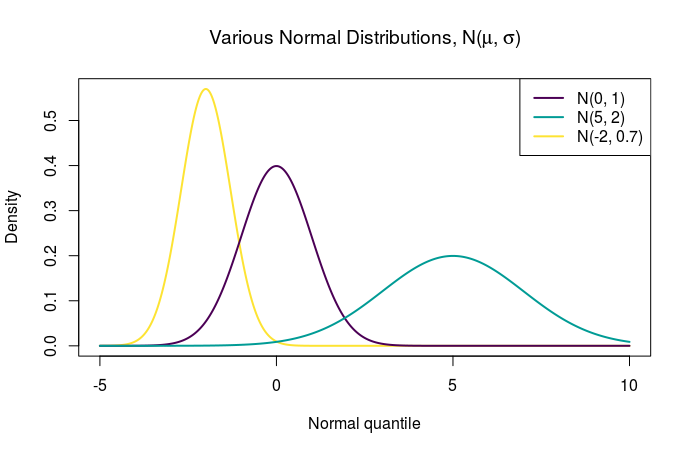

Generate this figure with R:
x <- seq(-5, 10, .01)

plot(dnorm(x, mean = -2, sd = 0.7) ~ x, type = "l", lwd = 2, col = hcl.colors(3)[3],
     xlab = "Normal quantile", ylab = "Density", xlim = c(-5, 10),
     main = expression(paste("Various Normal Distributions, N(", mu, ", ", sigma, ")")))
     # main = expression(paste("Sampled values, ", mu, "=5, ", sigma,  "=1")))
lines(dnorm(x, mean = 0, sd = 1) ~ x, type = "l", lwd = 2, col = hcl.colors(3)[1])
lines(dnorm(x, mean = 5, sd = 2) ~ x, type = "l", lwd = 2, col = hcl.colors(3)[2])

legend("topright", legend = c("N(0, 1)", "N(5, 2)", "N(-2, 0.7)"),
       col = hcl.colors(3), lwd = 2)


x <- seq(3.39 - 3 * 0.55, 3.39 + 3 * 0.55, 0.01)

plot(dnorm(x, mean = 3.39, sd = 0.55) ~ x, type = "l", lwd = 2, col = hcl.colors(3)[1])
lines(dnorm(x, mean = 5, sd = 2) ~ x, type = "l", lwd = 2, col = hcl.colors(3)[2])

plot_norm(mean = 3.39, sd = 0.55, 
          shadeValues = 3.5, 
          direction = "less", 
          col.shade = "#99d2ba")
xShade <- seq(3.39 - 3 * 0.55, 3, length = 100)
shadeHeight <- dnorm(xShade, mean = 3.39, sd = 0.55)
polygon(c(xShade[1], xShade, xShade[100]), c(0, shadeHeight, 0),
        col = "#66bc97aa", border = NA)
text(x = 3, y = 0, xpd = TRUE,
     labels = 3.0, pos = 1,
     font = 2, offset = 0.6, col = "#99d2ba")
